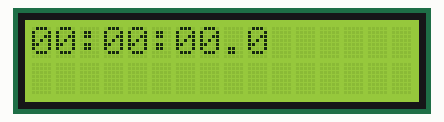
Recording of a sketch running on a simulated Arduino Uno, built with avr-gcc and run on an emulated ATmega328P. Parts: 16×2 character LCD.

Above: at 0.12 s.
At 5.02 s:
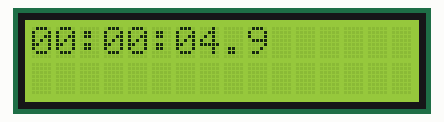
At 10.02 s:
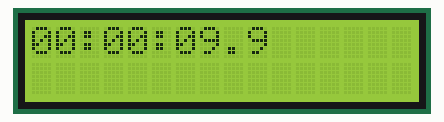
At 20.02 s:
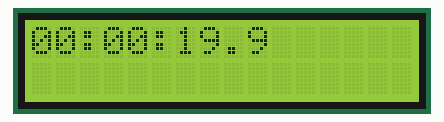
At 29.92 s:
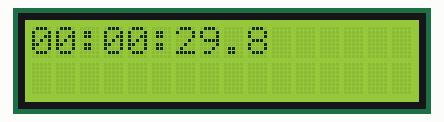
At 39.93 s:
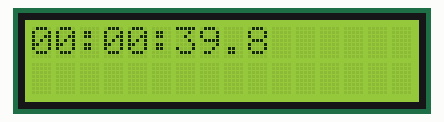

The sketch:

app.ino
```cpp
#include <SimpleTimer.h>
#include <LiquidCrystal_I2C.h>

LiquidCrystal_I2C lcd(0x27, 16, 2);
SimpleTimer timer;

void printTime(){
    char buf[17];
    unsigned long t = millis();

    // millisecond -> 시:분:초 변환해서 출력
    int misec = t % 1000 / 100;     // 100ms 단위
    t = t / 1000;   // 밀리초 -> 초
    int h = t/3600;     // 초 -> 시간
    int m = (t - (h*3600)) / 60;    // 초 -> 분
    int s = t - (h*3600 + m*60);    // 초

    sprintf(buf, "%02d:%02d:%02d.%d", h, m, s, misec);
    lcd.setCursor(0,0);
    lcd.print(buf);
}

void setup(){
    Serial.begin(9600);
    lcd.init();
    lcd.backlight();

    timer.setInterval(100,printTime);
}

void loop(){
    timer.run();
}
```
